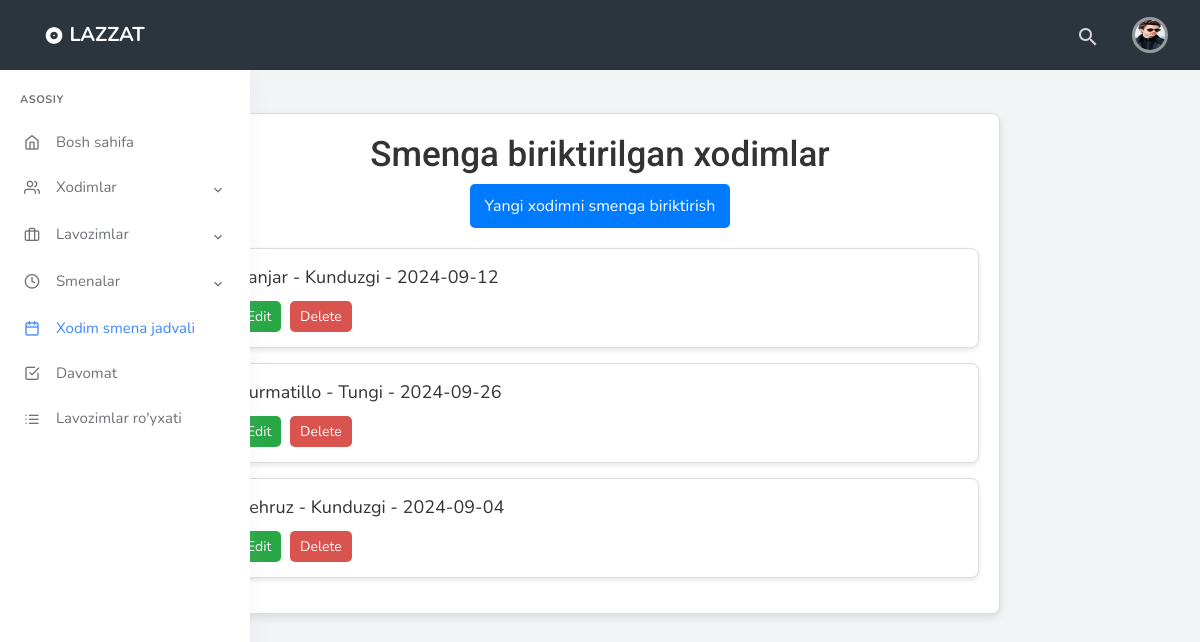
Screenshot of /staffshifts/ (signed in) with the database file from the repository.
### lazzat/models.py (models this page shows, shortened)
class StaffShift(models.Model):
    staff = models.ForeignKey(Staff, on_delete=models.CASCADE)
    shift = models.ForeignKey(Shift, on_delete=models.CASCADE)
    date = models.DateField()
    class Meta:
        unique_together = ('staff', 'date')

class Staff(models.Model):
    position = models.ForeignKey(Position, on_delete=models.SET_NULL, null=True)
    first_name = models.CharField(max_length=50)
    last_name = models.CharField(max_length=50)
    phone_number = models.CharField(max_length=15)
    hire_date = models.DateField()

class Shift(models.Model):
    name = models.CharField(max_length=50)
    start_time = models.TimeField()
    end_time = models.TimeField()

### lazzat/views.py (the view)
    def wrapper(request, *args, **kwargs):
        if is_admin(request.user):
            return view_func(request, *args, **kwargs)
        else:
            return redirect('login')

### lazzat/views.py (called while the page is built)
def is_admin(user):
    return user.is_authenticated and user.is_staff

def admin_required(view_func):
    def wrapper(request, *args, **kwargs):
        if is_admin(request.user):
            return view_func(request, *args, **kwargs)
        else:
            return redirect('login')
    return wrapper

@login_required(login_url='login')
@admin_required
def staffshift_list(request):
    staff_shifts = StaffShift.objects.all()
    return render(request, 'staffshift/list.html', {'staff_shifts': staff_shifts})

### templates/staffshift/list.html
{% extends 'index.html' %}
{% block content %}
<div style="max-width: 800px; margin: 3cm auto; padding: 20px; border: 1px solid #ddd; border-radius: 8px; box-shadow: 0 4px 8px rgba(0, 0, 0, 0.1); background-color: #fff;">
    <header style="text-align: center; margin-bottom: 20px;">
        <h1 style="color: #333;">Smenga biriktirilgan xodimlar</h1>
        <a href="{% url 'staffshift_create' %}" style="display: inline-block; padding: 10px 15px; background-color: #007bff; color: white; text-decoration: none; border-radius: 5px; font-size: 16px;">Yangi xodimni smenga biriktirish</a>
    </header>
    <ul style="list-style-type: none; padding: 0; margin: 0;">
        {% for staffshift in staff_shifts %}
        <li style="background-color: #fff; border: 1px solid #ddd; border-radius: 8px; margin-bottom: 15px; padding: 15px; box-shadow: 0 2px 5px rgba(0, 0, 0, 0.1);">
            <p style="margin: 0; font-size: 18px; color: #333;">
                {{ staffshift.staff.first_name }} - {{ staffshift.shift.name }} - {{ staffshift.date|date:"Y-m-d" }}
            </p>
            <div style="margin-top: 10px;">
                <a href="{% url 'staffshift_update' staffshift.pk %}" style="display: inline-block; margin-right: 5px; padding: 5px 10px; background-color: #28a745; color: white; text-decoration: none; border-radius: 5px;">Edit</a>
                <a href="{% url 'staffshift_delete' staffshift.pk %}" style="display: inline-block; padding: 5px 10px; background-color: #d9534f; color: white; text-decoration: none; border-radius: 5px;">Delete</a>
            </div>
        </li>
        {% empty %}
        <li style="background-color: #fff; border: 1px solid #ddd; border-radius: 8px; margin-bottom: 15px; padding: 15px; box-shadow: 0 2px 5px rgba(0, 0, 0, 0.1);">
            No staff shifts available.
        </li>
        {% endfor %}
    </ul>
</div>
{% endblock %}

### rows the page displays
StaffShift: staff.first_name "Sanjar", shift.name "Kunduzgi", date "2024-09-12"
StaffShift: staff.first_name "Xurmatillo", shift.name "Tungi", date "2024-09-26"
StaffShift: staff.first_name "Behruz", shift.name "Kunduzgi", date "2024-09-04"
